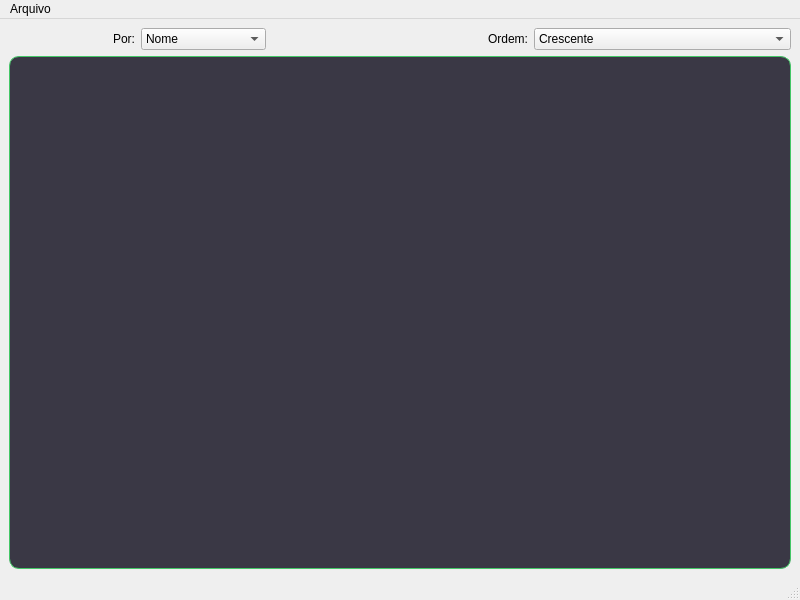
<?xml version="1.0" encoding="UTF-8"?>
<ui version="4.0">
 <class>MainWindow</class>
 <widget class="QMainWindow" name="MainWindow">
  <property name="geometry">
   <rect>
    <x>0</x>
    <y>0</y>
    <width>800</width>
    <height>600</height>
   </rect>
  </property>
  <property name="windowTitle">
   <string>Projeto manipulação de arquivos</string>
  </property>
  <property name="windowIcon">
   <iconset resource="MyFiles.qrc">
    <normaloff>:/MyFiles/icon.png</normaloff>:/MyFiles/icon.png</iconset>
  </property>
  <property name="styleSheet">
   <string notr="true">QWidget{
	background-color:#3EEEEEE;
	/*color: #fff;*/
}

QMenuBar {
	background-color:#3EEEEEE;
}

QPushButton{  
	background:linear-gradient(to bottom, #44c767 5%, #5cbf2a 100%);
	background-color:#44c767;
	border-radius:10%;
	border:1px solid #18ab29;
	display:inline-block;
	cursor:pointer;
	color:#ffffff;
	font-family:Arial;
	font-size:22px;
	padding:3px 3px;
	text-decoration:none;
	text-shadow:0px 1px 0px #2f6627;
}

QPushButton:hover{
	background:linear-gradient(to bottom, #5cbf2a 5%, #44c767 100%);
	background-color:#5cbf2a;
}

QPushButton:disabled {
  background-color:rgba(68, 199, 103, 0.5);
  border:rgba(68, 199, 103, 0.5);
}

QTableWidget {
	 padding: 5px;
     font-size: 16px;
     border-width: 1px;
     border-color: #44c767;
     background-color: #3A3845;
     color: #fff;
     border-style: solid;
     border-radius: 10%;
     box-shadow: 0px 0px 0px rgba(66,66,66,.75);
     text-shadow: 0px 0px 0px rgba(66,66,66,.75);
}

QTextEdit{
     padding: 5px;
     font-size: 16px;
     border-width: 1px;
     border-color: #44c767;
     background-color: #3A3845;
     color: #fff;
     border-style: solid;
     border-radius: 10%;
     box-shadow: 0px 0px 0px rgba(66,66,66,.75);
     text-shadow: 0px 0px 0px rgba(66,66,66,.75);
}</string>
  </property>
  <widget class="QWidget" name="centralwidget">
   <layout class="QGridLayout" name="gridLayout">
    <item row="1" column="0">
     <widget class="QTextEdit" name="textEditSaida">
      <property name="enabled">
       <bool>true</bool>
      </property>
     </widget>
    </item>
    <item row="0" column="0">
     <layout class="QHBoxLayout" name="horizontalLayout_3">
      <item>
       <layout class="QHBoxLayout" name="horizontalLayout_2">
        <item>
         <layout class="QHBoxLayout" name="horizontalLayout">
          <item>
           <widget class="QLabel" name="label">
            <property name="text">
             <string>&lt;html&gt;&lt;head/&gt;&lt;body&gt;&lt;p align=&quot;right&quot;&gt;Por:&lt;/p&gt;&lt;/body&gt;&lt;/html&gt;</string>
            </property>
           </widget>
          </item>
          <item>
           <widget class="QComboBox" name="comboBoxPorTipo">
            <item>
             <property name="text">
              <string>Nome</string>
             </property>
            </item>
            <item>
             <property name="text">
              <string>Matricula</string>
             </property>
            </item>
           </widget>
          </item>
         </layout>
        </item>
        <item>
         <widget class="QLabel" name="label_2">
          <property name="text">
           <string>&lt;html&gt;&lt;head/&gt;&lt;body&gt;&lt;p align=&quot;right&quot;&gt;Ordem:&lt;/p&gt;&lt;/body&gt;&lt;/html&gt;</string>
          </property>
         </widget>
        </item>
        <item>
         <widget class="QComboBox" name="comboBoxPorAlfabeto">
          <item>
           <property name="text">
            <string>Crescente</string>
           </property>
          </item>
          <item>
           <property name="text">
            <string>Decrescente</string>
           </property>
          </item>
         </widget>
        </item>
       </layout>
      </item>
     </layout>
    </item>
   </layout>
  </widget>
  <widget class="QMenuBar" name="menubar">
   <property name="geometry">
    <rect>
     <x>0</x>
     <y>0</y>
     <width>800</width>
     <height>26</height>
    </rect>
   </property>
   <widget class="QMenu" name="menuArquivo">
    <property name="title">
     <string>Arquivo</string>
    </property>
    <addaction name="actionAbrir"/>
   </widget>
   <addaction name="menuArquivo"/>
  </widget>
  <widget class="QStatusBar" name="statusbar"/>
  <action name="actionAbrir">
   <property name="text">
    <string>Abrir</string>
   </property>
  </action>
 </widget>
 <resources>
  <include location="MyFiles.qrc"/>
 </resources>
 <connections/>
</ui>
